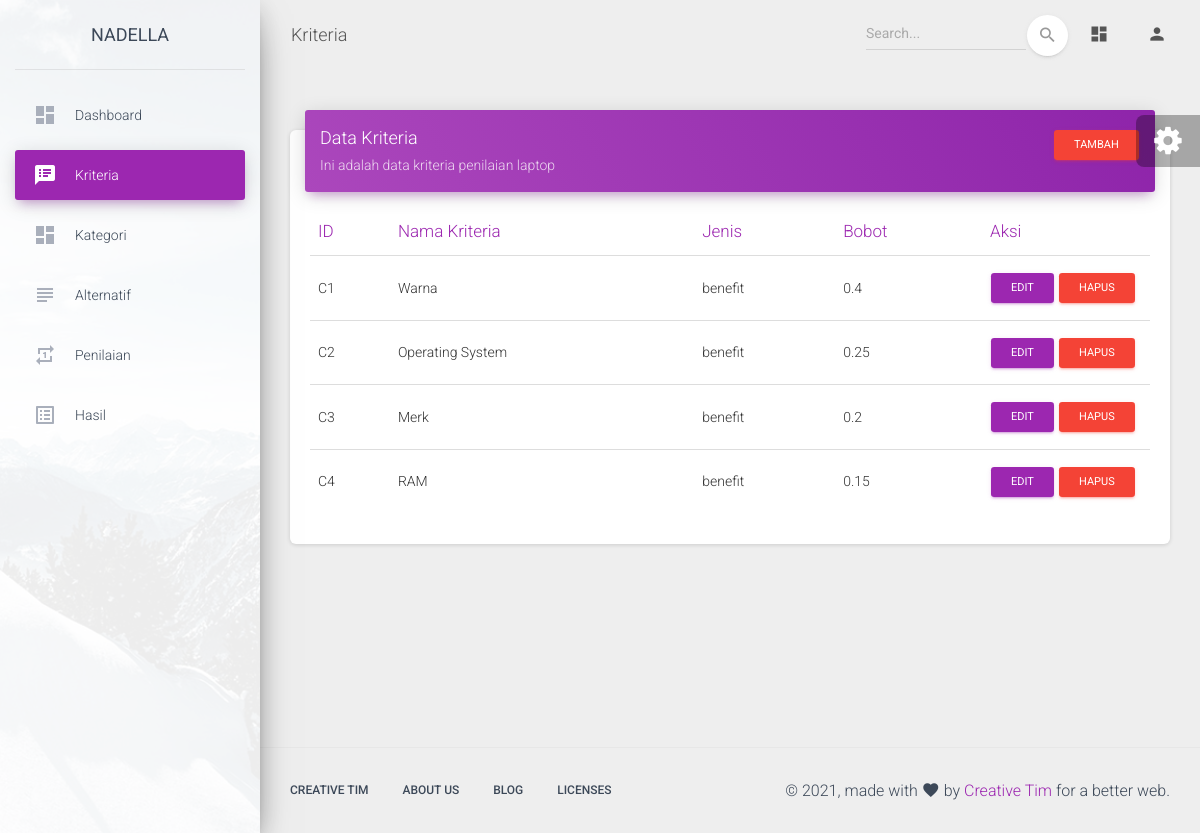
Page /kriteria.php on the committed database.
### tables this page shows
CREATE TABLE `kriteria_saw` (
  `id_kriteria` int(11) NOT NULL,
  `nama_kriteria` varchar(30) NOT NULL,
  `jenis` enum('cost','benefit') NOT NULL,
  `bobot` double NOT NULL
);

### Saw.php (called while the page is built, shortened)
<?php
class Saw
{
  private $db;
  function __construct()
  {
    $this->db = new PDO('mysql:host=localhost;dbname=spk_laptop', "root", "");
  }
  public function get_data_kriteria(){
    $stmt = $this->db->prepare("SELECT*FROM kriteria_saw ORDER BY id_kriteria");
    $stmt->execute();
		return $stmt;
  }
}
 ?>

### kriteria.php (the view, shortened to what this page needs)
<?php
    include('header.php');
?>
<div class="main-panel">
    <nav class="navbar navbar-expand-lg navbar-transparent navbar-absolute fixed-top ">
        <div class="container-fluid">
            <div class="navbar-wrapper">
                <a class="navbar-brand" href="javascript:;">Kriteria</a>
            </div>
            <div class="collapse navbar-collapse justify-content-end">
                <form class="navbar-form">
                    <div class="input-group no-border">
                        <input type="text" value="" class="form-control" placeholder="Search...">
                        <button type="submit" class="btn btn-white btn-round btn-just-icon">
                            <i class="material-icons">search</i>
                            <div class="ripple-container"></div>
                        </button>
                    </div>
                </form>
                <ul class="navbar-nav">
                    <li class="nav-item">
                        <a class="nav-link" href="javascript:;">
                            <i class="material-icons">dashboard</i>
                        </a>
                    </li>
                    <li class="nav-item dropdown">
                        <a class="nav-link" href="javascript:;" id="navbarDropdownProfile" data-toggle="dropdown"
                            aria-haspopup="true" aria-expanded="false">
                            <i class="material-icons">person</i>
                        </a>
                    </li>
                </ul>
            </div>
        </div>
    </nav>
    <div class="content">
        <div class="container-fluid">
            <div class="row">
                <div class="col-md-12">
                    <div class="card">
                        <div class="card-header card-header-primary">
                            <div class="row">
                                <div class="col-lg-6">
                                    <h4 class="card-title ">Data Kriteria</h4>
                                    <p class="card-category"> Ini adalah data kriteria penilaian laptop</p>
                                </div>
                                <div class="col-lg-6">
                                    <a href="addkriteria.php"><button class="btn btn-danger btn-sm float-right">Tambah</button></a>
                                </div>
                            </div>
                        </div>
                        <div class="card-body">
                            <div class="table-responsive">
                                <table class="table">
                                    <thead class=" text-primary">
                                        <th>
                                            ID
                                        </th>
                                        <th>
                                            Nama Kriteria
                                        </th>
                                        <th>
                                            Jenis
                                        </th>
                                        <th>
                                            Bobot
                                        </th>
                                        <th width="20%">Aksi</th>
                                    </thead>
                                    <tbody>
                                        <?php
                                            $kriteria = $saw->get_data_kriteria();
                                            while ($data_kriteria = $kriteria->fetch(PDO::FETCH_ASSOC)) {
                                        ?>
                                        <tr>
                                            <td>
                                                C<?php echo $data_kriteria['id_kriteria']; ?>
                                            </td>
                                            <td>
                                                <?php echo $data_kriteria['nama_kriteria']; ?>
                                            </td>
                                            <td>
                                                <?php echo $data_kriteria['jenis']; ?>
                                            </td>
                                            <td>
                                                <?php echo $data_kriteria['bobot']; ?>
                                            </td>
                                            <td>
                                                <a href="editkriteria.php?id=<?=$data_kriteria['id_kriteria']?>">
                                                    <button type="button" class="btn btn-primary btn-sm">Edit</button>
                                                </a>
                                                <a onclick="return confirm('Data akan dihapus!')" href="kriteria.php?hapus_kriteria=<?=$data_kriteria['id_kriteria']?>">
                                                    <button type="button" class="btn btn-danger btn-sm">Hapus</button>
                                                </a>
                                            </td>
                                        </tr>
                                        <?php } ?>
                                    </tbody>
                                </table>
                            </div>
                        </div>
                    </div>
                </div>
            </div>
        </div>
    </div>
    <?php
  include('footer.php');
?>

### rows in the picture
kriteria_saw: id_kriteria "1", nama_kriteria "Warna", jenis "benefit", bobot "0.4"
kriteria_saw: id_kriteria "2", nama_kriteria "Operating System", jenis "benefit", bobot "0.25"
kriteria_saw: id_kriteria "3", nama_kriteria "Merk", jenis "benefit", bobot "0.2"
kriteria_saw: id_kriteria "4", nama_kriteria "RAM", jenis "benefit", bobot "0.15"
